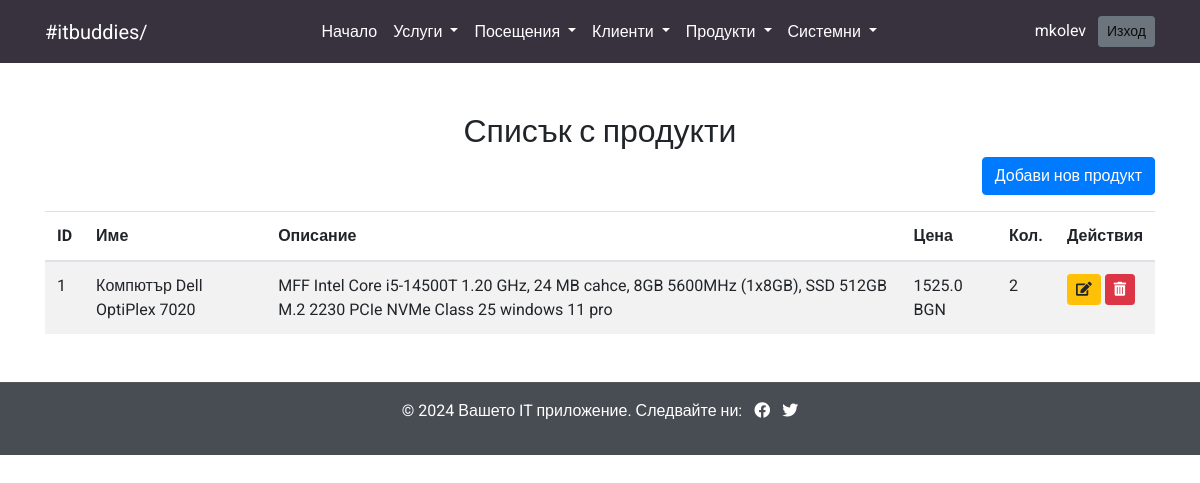
The app's page /products/list (signed in) with its own data.
### models.py (models this page shows, shortened)
class User(db.Model, UserMixin):
    id = db.Column(db.Integer, primary_key=True)
    username = db.Column(db.String(100), unique=True, nullable=False)
    password = db.Column(db.String(255), nullable=False)
    role = db.Column(db.String(50))  # Роля по подразбиране

class Product(db.Model):
    __tablename__ = 'products'
    id = db.Column(db.Integer, primary_key=True)
    name = db.Column(db.String(100), nullable=False)
    description = db.Column(db.Text, nullable=True)
    price = db.Column(db.Float, nullable=False)
    quantity = db.Column(db.Integer, nullable=False, default=0)
    created_at = db.Column(db.DateTime, default=db.func.current_timestamp())
    updated_at = db.Column(db.DateTime, default=db.func.current_timestamp(), onupdate=db.func.current_timestamp())

### routes/products.py (the view)
@products_bp.route('/list')
@login_required
def list_products():
    products = Product.query.all()
    return render_template('list_products.html', products=products)

### app.py (called while the page is built)
@login_manager.user_loader
def load_user(user_id):
    return User.query.get(int(user_id))

### templates/list_products.html (shortened to what this page needs)
{% include 'header.html' %}
{% include 'navbar.html' %}
<main class="container my-5">
    <h2 class="text-center">Списък с продукти</h2>
    <div class="text-right mb-3">
        <a href="{{ url_for('products.add_product') }}" class="btn btn-primary">Добави нов продукт</a>
    </div>
    {% if products %}
    <table class="table table-striped">
        <thead>
            <tr>
                <th>ID</th>
                <th>Име</th>
                <th>Описание</th>
                <th>Цена</th>
                <th>Кол.</th>
                <th>Действия</th>
            </tr>
        </thead>
        <tbody>
            {% for product in products %}
            <tr>
                <td>{{ product.id }}</td>
                <td>{{ product.name }}</td>
                <td>{{ product.description }}</td>
                <td>{{ product.price }} BGN</td>
                <td>{{ product.quantity }}</td>
                <td>
                    <a href="{{ url_for('products.edit_product', product_id=product.id) }}" class="btn btn-warning btn-sm" title="Редактирай">
                        <i class="fas fa-edit"></i>
                    </a>
                    {% if current_user.role == 'admin' %}
                    <button class="btn btn-danger btn-sm" data-toggle="modal" data-target="#deleteModal{{ product.id }}" title="Изтрий">
                        <i class="fas fa-trash-alt"></i>
                    </button>
                    {% endif %}
                </td>
            </tr>
            {% endfor %}
        </tbody>
    </table>
    {% else %}
    <div class="alert alert-warning text-center">Няма налични продукти.</div>
    {% endif %}
</main>
{% include 'footer.html' %}

### templates/navbar.html (shortened to what this page needs)
<nav class="navbar navbar-expand-lg navbar-light bg-custom">
    <div class="container d-flex justify-content-between">
        <a class="navbar-brand text-white" href="#">#itbuddies/</a>
        <div class="collapse navbar-collapse justify-content-center" id="navbarNav">
            <ul class="navbar-nav">
                <li class="nav-item">
                    <a class="nav-link text-white" href="{{ url_for('index') }}">Начало</a>
                </li>
                <li class="nav-item dropdown">
                    <a class="nav-link dropdown-toggle text-white" href="#" id="servicesDropdown" role="button" data-toggle="dropdown" aria-haspopup="true" aria-expanded="false">
                        Услуги
                    </a>
                </li>
                <li class="nav-item dropdown">
                    <a class="nav-link dropdown-toggle text-white" href="#" id="visitsDropdown" role="button" data-toggle="dropdown" aria-haspopup="true" aria-expanded="false">
                        Посещения
                    </a>
                </li>
                <li class="nav-item dropdown">
                    <a class="nav-link dropdown-toggle text-white" href="#" id="clientsDropdown" role="button" data-toggle="dropdown" aria-haspopup="true" aria-expanded="false">
                        Клиенти
                    </a>
                </li>
                <li class="nav-item dropdown">
                    <a class="nav-link dropdown-toggle text-white" href="#" id="productsDropdown" role="button" data-toggle="dropdown" aria-haspopup="true" aria-expanded="false">
                        Продукти
                    </a>
                </li>
                <li class="nav-item dropdown">
                    <a class="nav-link dropdown-toggle text-white" href="#" id="systemDropdown" role="button" data-toggle="dropdown" aria-haspopup="true" aria-expanded="false">
                        Системни
                    </a>
                </li>
            </ul>
        </div>
        <span class="navbar-text text-white">
            {% if current_user.is_authenticated %}
                {{ current_user.username }}
                <a href="{{ url_for('auth.logout') }}" class="btn btn-secondary btn-sm ml-2">Изход</a>
            {% endif %}
        </span>
    </div>
</nav>

### templates/header.html (style rules this page uses)
body { font-family: "Roboto", sans-serif; }
h1, h2, h3, h4, h5, h6 { font-family: "Ubuntu", sans-serif; }
.bg-custom { background-color: #37323E; color: #ffffff; }

### records on screen
User: username "mkolev"
Product: id "1", name "Компютър Dell OptiPlex 7020", description "MFF Intel Core i5-14500T 1.20 GHz, 24 MB cahce, 8GB 5600MHz (1x8GB), SSD 512GB M.2 2230 PCIe NVMe Class 25 windows 11 pro", price "1525.0", quantity "2"
